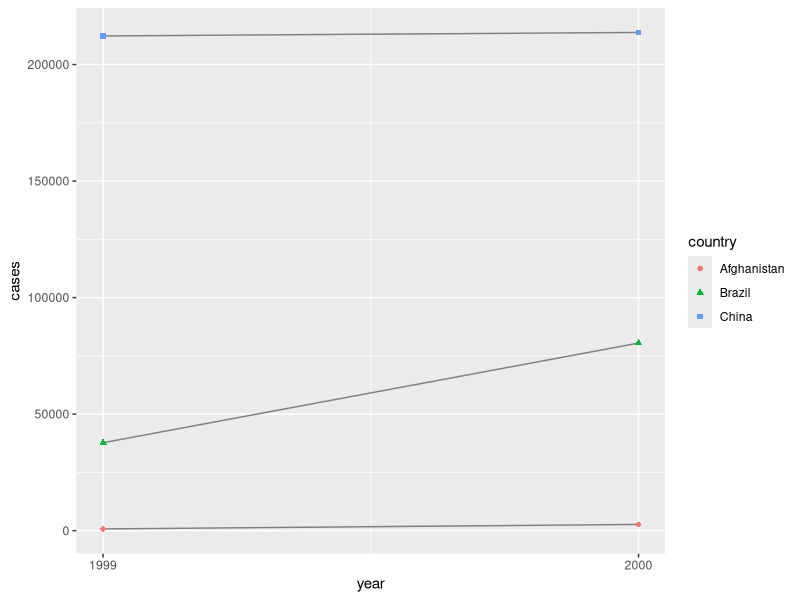

Reproduce this figure in R.
library(tidyverse)

table1 |>
  mutate(rate = cases / population * 10000)

table1 |>
  group_by(year) |>
  summarise(total_cases = sum(cases))

ggplot(table1, aes(x = year, y = cases)) +
  geom_line(aes(group = country), color = "grey50") +
  geom_point(aes(color = country, shape = country)) +
  scale_x_continuous(breaks = c(1999, 2000))
  